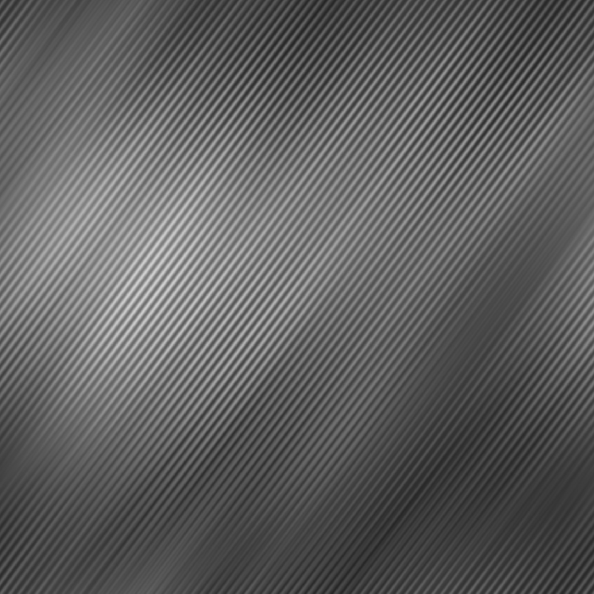
#> input picture Lista Final/imgs/Q1/Pattern1.png, 594 x 594 px, found by its file name
$ jupyter execute Questao1.ipynb
#> lines starting #> are read from the running program, lines starting #| are printed output that depends on the picture
**Questão 1**

[cell 1]
import cv2
import numpy as np
import matplotlib.pyplot as plt
from mpl_toolkits.mplot3d import Axes3D
import os

# Lista de imagens
imagens = [
    'imgs\\Q1\\Pattern1.png',
    'imgs\\Q1\\Pattern2.png',
    'imgs\\Q1\\Pattern1_blur.png',
    'imgs\\Q1\\Pattern1_blur2.png'
]

# Loop para processar cada imagem
for i, caminho_imagem in enumerate(imagens, 1):
    # Carregar a imagem em escala de cinza
    img = cv2.imread(caminho_imagem, cv2.IMREAD_GRAYSCALE)
#> img is the input picture: shape (594, 594); min 37, max 209, mean 95.1
    nome_arquivo = os.path.basename(caminho_imagem)

    # Transformada de Fourier e espectro de magnitude
    dft = np.fft.fft2(img)
    dft_shift = np.fft.fftshift(dft)
    magnitude_spectrum = 20 * np.log(1 + np.abs(dft_shift))
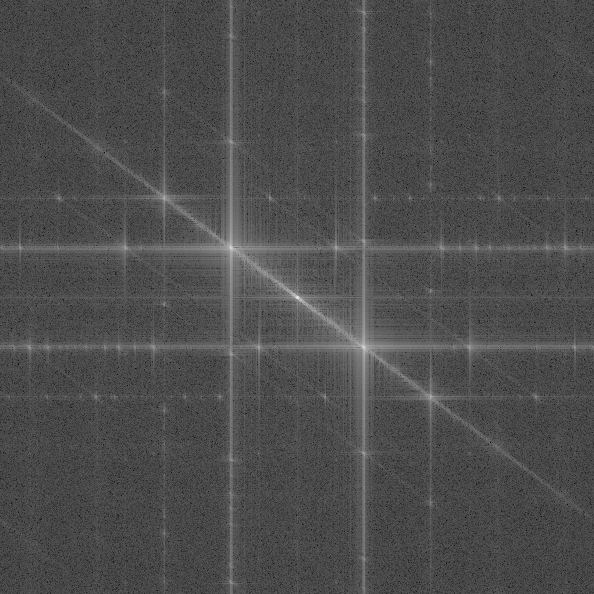
#> magnitude_spectrum: shape (594, 594) float64; min 10.74, max 346.6, mean 112.6; drawn with min black and max white

    # Criar subplots: imagem original, espectro 2D e espectro 3D
    fig = plt.figure(figsize=(15, 8))

    # Imagem original
    ax1 = fig.add_subplot(1, 3, 1)
    ax1.imshow(img, cmap='gray')
    ax1.set_title(f'(a)\nImagem {i}: {nome_arquivo}')
    ax1.axis('off')

    # Espectro de magnitude 2D
    ax2 = fig.add_subplot(1, 3, 2)
    ax2.imshow(magnitude_spectrum, cmap='gray')
    ax2.set_title(f'(b)\nEspectro de Magnitude {i} (2D)')
    ax2.axis('off')

    # Espectro de magnitude 3D
    ax3 = fig.add_subplot(1, 3, 3, projection='3d')
    X = np.arange(magnitude_spectrum.shape[1])
#> X = 594 values from 0 to 593
    Y = np.arange(magnitude_spectrum.shape[0])
#> Y = 594 values from 0 to 593
    X, Y = np.meshgrid(X, Y)
    Z = magnitude_spectrum
    ax3.plot_surface(X, Y, Z, cmap='inferno', linewidth=0, antialiased=False)
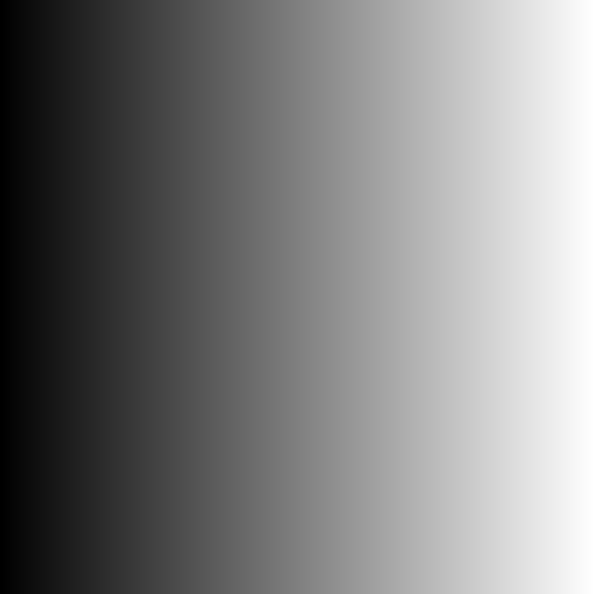
#> X: shape (594, 594) int64; min 0, max 593, mean 296.5; drawn with min black and max white
    ax3.set_title(f'(c)\nEspectro de Magnitude {i} (3D)')
    ax3.set_xlabel('Frequência X')
    ax3.set_ylabel('Frequência Y')
    ax3.set_zlabel('Magnitude')

    plt.tight_layout()
    plt.show()
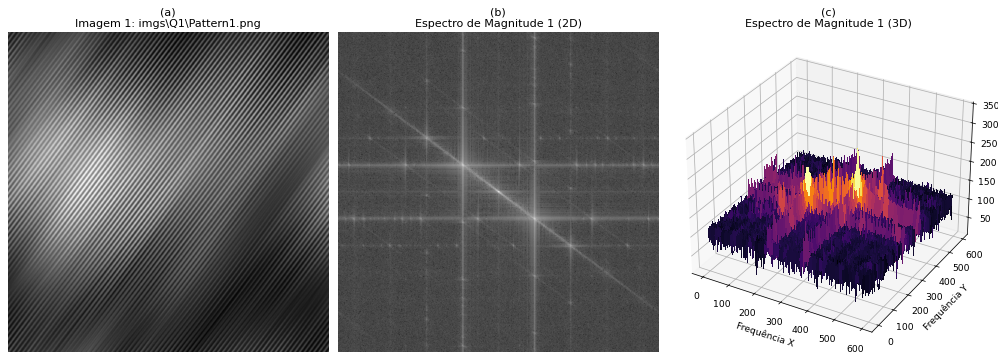
#> figure drawn by matplotlib, 3 panels
#> pass 2 of the loop `for i, caminho_imagem in enumerate(imagens, 1):`:
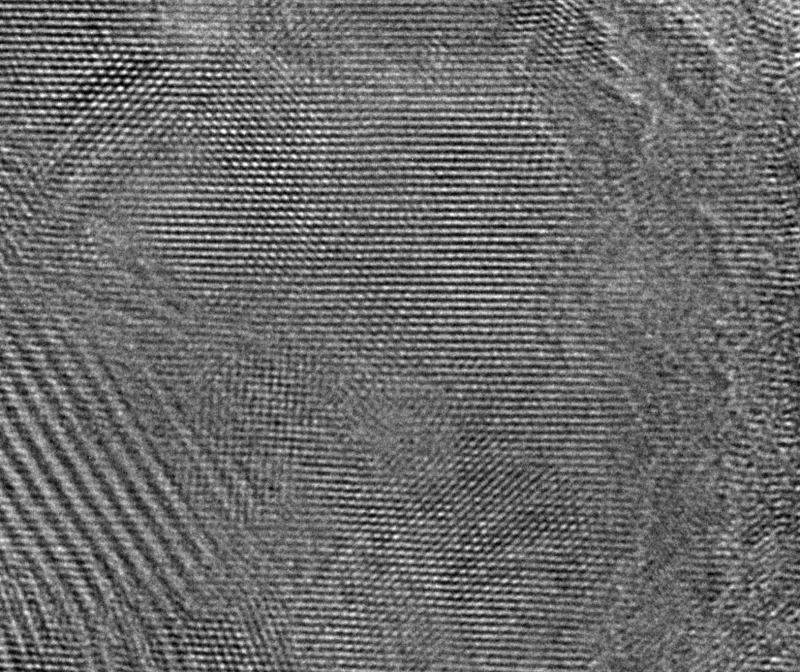
#> input picture Lista Final/imgs/Q1/Pattern2.png, 800 x 672 px, found by its file name
#> img is the input picture: shape (672, 800); min 0, max 253, mean 106.4
#> magnitude_spectrum: shape (672, 800) float64
#> `ax3.plot_surface(X, Y, Z, cmap='inferno', linewidth=0, antialiased=Fal..`:
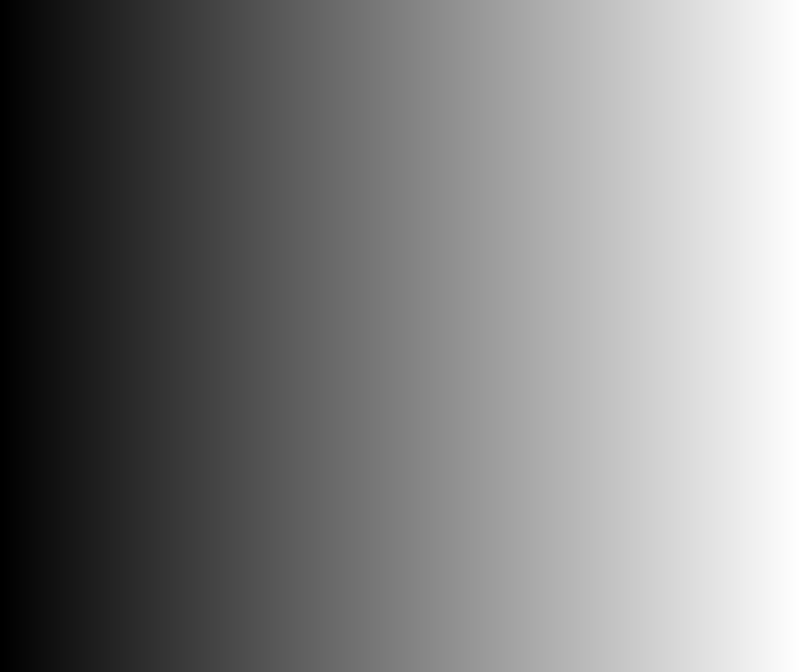
#> X: shape (672, 800) int64; min 0, max 799, mean 399.5; drawn with min black and max white
#> `plt.show()`:
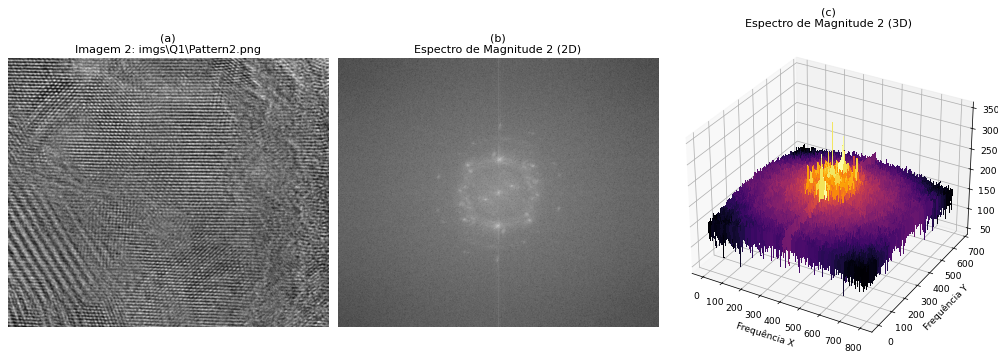
#> figure drawn by matplotlib, 3 panels
#> pass 3 of the loop `for i, caminho_imagem in enumerate(imagens, 1):`:
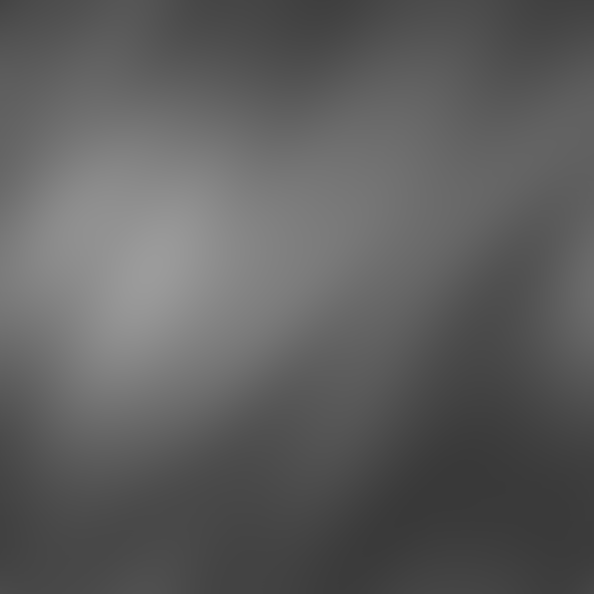
#> input picture Lista Final/imgs/Q1/Pattern1_blur.png, 594 x 594 px, found by its file name
#> img is the input picture: shape (594, 594); min 57, max 155, mean 94.1
#> `magnitude_spectrum = 20 * np.log(1 + np.abs(dft_shift))`:
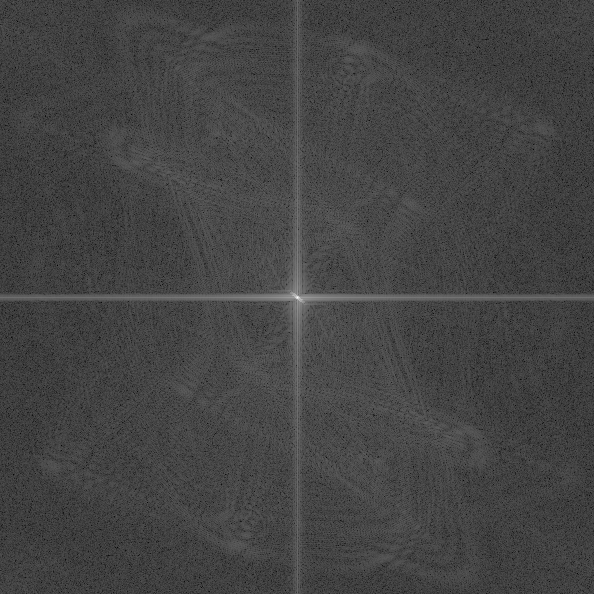
#> magnitude_spectrum: shape (594, 594) float64; min 4.76, max 346.4, mean 96.4; drawn with min black and max white
#> `plt.show()`:
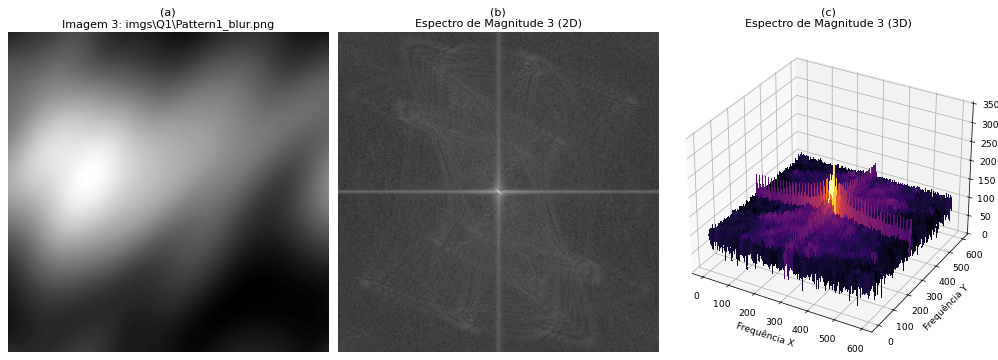
#> figure drawn by matplotlib, 3 panels
#> the loop made 4 passes; the first 3 are shown
